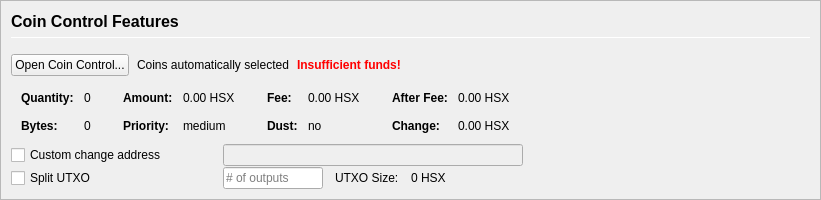
         <widget class="QFrame" name="frameCoinControl">
          <property name="sizePolicy">
           <sizepolicy hsizetype="Expanding" vsizetype="Expanding">
            <horstretch>0</horstretch>
            <verstretch>0</verstretch>
           </sizepolicy>
          </property>
          <property name="maximumSize">
           <size>
            <width>16777215</width>
            <height>16777215</height>
           </size>
          </property>
          <property name="frameShape">
           <enum>QFrame::StyledPanel</enum>
          </property>
          <property name="frameShadow">
           <enum>QFrame::Sunken</enum>
          </property>
          <layout class="QVBoxLayout" name="verticalLayoutCoinControl2">
           <property name="spacing">
            <number>0</number>
           </property>
           <property name="leftMargin">
            <number>0</number>
           </property>
           <property name="topMargin">
            <number>0</number>
           </property>
           <property name="rightMargin">
            <number>0</number>
           </property>
           <property name="bottomMargin">
            <number>0</number>
           </property>
           <item>
            <widget class="QFrame" name="frameCoinControl_BG">
             <layout class="QVBoxLayout" name="verticalLayoutCoinControl" stretch="0,0,0,0,0,0">
              <property name="spacing">
               <number>1</number>
              </property>
              <property name="leftMargin">
               <number>10</number>
              </property>
              <property name="topMargin">
               <number>10</number>
              </property>
              <item>
               <layout class="QHBoxLayout" name="horizontalLayoutCoinControl1">
                <property name="bottomMargin">
                 <number>15</number>
                </property>
                <item>
                 <layout class="QVBoxLayout" name="verticalLayout_3">
                  <property name="spacing">
                   <number>6</number>
                  </property>
                  <item>
                   <widget class="QLabel" name="labelCoinControlFeatures">
                    <property name="sizePolicy">
                     <sizepolicy hsizetype="Preferred" vsizetype="Maximum">
                      <horstretch>0</horstretch>
                      <verstretch>0</verstretch>
                     </sizepolicy>
                    </property>
                    <property name="minimumSize">
                     <size>
                      <width>0</width>
                      <height>20</height>
                     </size>
                    </property>
                    <property name="font">
                     <font>
                      <pointsize>12</pointsize>
                      <weight>75</weight>
                      <bold>true</bold>
                     </font>
                    </property>
                    <property name="styleSheet">
                     <string notr="true">font-weight:bold;</string>
                    </property>
                    <property name="text">
                     <string>Coin Control Features</string>
                    </property>
                   </widget>
                  </item>
                  <item>
                   <widget class="Line" name="line">
                    <property name="minimumSize">
                     <size>
                      <width>0</width>
                      <height>1</height>
                     </size>
                    </property>
                    <property name="maximumSize">
                     <size>
                      <width>16777215</width>
                      <height>1</height>
                     </size>
                    </property>
                    <property name="orientation">
                     <enum>Qt::Horizontal</enum>
                    </property>
                   </widget>
                  </item>
                 </layout>
                </item>
               </layout>
              </item>
              <item>
               <layout class="QHBoxLayout" name="horizontalLayoutCoinControl2" stretch="0,0,0,0">
                <property name="spacing">
                 <number>8</number>
                </property>
                <property name="bottomMargin">
                 <number>10</number>
                </property>
                <item>
                 <widget class="QPushButton" name="pushButtonCoinControl">
                  <property name="styleSheet">
                   <string notr="true"/>
                  </property>
                  <property name="text">
                   <string>Open Coin Control...</string>
                  </property>
                  <property name="autoDefault">
                   <bool>false</bool>
                  </property>
                 </widget>
                </item>
                <item>
                 <widget class="QLabel" name="labelCoinControlAutomaticallySelected">
                  <property name="text">
                   <string>Coins automatically selected</string>
                  </property>
                  <property name="margin">
                   <number>5</number>
                  </property>
                 </widget>
                </item>
                <item>
                 <widget class="QLabel" name="labelCoinControlInsuffFunds">
                  <property name="font">
                   <font>
                    <weight>75</weight>
                    <bold>true</bold>
                   </font>
                  </property>
                  <property name="styleSheet">
                   <string notr="true">color:red;font-weight:bold;</string>
                  </property>
                  <property name="text">
                   <string>Insufficient funds!</string>
                  </property>
                  <property name="margin">
                   <number>5</number>
                  </property>
                 </widget>
                </item>
                <item>
                 <spacer name="horizontalSpacerCoinControl">
                  <property name="orientation">
                   <enum>Qt::Horizontal</enum>
                  </property>
                  <property name="sizeHint" stdset="0">
                   <size>
                    <width>40</width>
                    <height>1</height>
                   </size>
                  </property>
                 </spacer>
                </item>
               </layout>
              </item>
              <item>
               <widget class="QWidget" name="widgetCoinControl" native="true">
                <property name="sizePolicy">
                 <sizepolicy hsizetype="Preferred" vsizetype="Preferred">
                  <horstretch>0</horstretch>
                  <verstretch>0</verstretch>
                 </sizepolicy>
                </property>
                <property name="minimumSize">
                 <size>
                  <width>0</width>
                  <height>0</height>
                 </size>
                </property>
                <property name="styleSheet">
                 <string notr="true"/>
                </property>
                <layout class="QHBoxLayout" name="horizontalLayoutCoinControl5">
                 <property name="leftMargin">
                  <number>0</number>
                 </property>
                 <property name="topMargin">
                  <number>0</number>
                 </property>
                 <property name="rightMargin">
                  <number>0</number>
                 </property>
                 <property name="bottomMargin">
                  <number>0</number>
                 </property>
                 <item>
                  <layout class="QHBoxLayout" name="horizontalLayoutCoinControl3" stretch="0,0,0,1">
                   <property name="spacing">
                    <number>20</number>
                   </property>
                   <property name="topMargin">
                    <number>0</number>
                   </property>
                   <property name="bottomMargin">
                    <number>10</number>
                   </property>
                   <item>
                    <layout class="QFormLayout" name="formLayoutCoinControl1">
                     <property name="horizontalSpacing">
                      <number>10</number>
                     </property>
                     <property name="verticalSpacing">
                      <number>14</number>
                     </property>
                     <property name="leftMargin">
                      <number>10</number>
                     </property>
                     <property name="topMargin">
                      <number>4</number>
                     </property>
                     <property name="rightMargin">
                      <number>6</number>
                     </property>
                     <item row="0" column="0">
                      <widget class="QLabel" name="labelCoinControlQuantityText">
                       <property name="font">
                        <font>
                         <weight>75</weight>
                         <bold>true</bold>
                        </font>
                       </property>
                       <property name="text">
                        <string>Quantity:</string>
                       </property>
                       <property name="margin">
                        <number>0</number>
                       </property>
                      </widget>
                     </item>
                     <item row="0" column="1">
                      <widget class="QLabel" name="labelCoinControlQuantity">
                       <property name="cursor">
                        <cursorShape>IBeamCursor</cursorShape>
                       </property>
                       <property name="contextMenuPolicy">
                        <enum>Qt::ActionsContextMenu</enum>
                       </property>
                       <property name="text">
                        <string notr="true">0</string>
                       </property>
                       <property name="margin">
                        <number>0</number>
                       </property>
                       <property name="textInteractionFlags">
                        <set>Qt::LinksAccessibleByMouse|Qt::TextSelectableByKeyboard|Qt::TextSelectableByMouse</set>
                       </property>
                      </widget>
                     </item>
                     <item row="1" column="0">
                      <widget class="QLabel" name="labelCoinControlBytesText">
                       <property name="font">
                        <font>
                         <weight>75</weight>
                         <bold>true</bold>
                        </font>
                       </property>
                       <property name="text">
                        <string>Bytes:</string>
                       </property>
                      </widget>
                     </item>
                     <item row="1" column="1">
                      <widget class="QLabel" name="labelCoinControlBytes">
                       <property name="cursor">
                        <cursorShape>IBeamCursor</cursorShape>
                       </property>
                       <property name="contextMenuPolicy">
                        <enum>Qt::ActionsContextMenu</enum>
                       </property>
                       <property name="text">
                        <string notr="true">0</string>
                       </property>
                       <property name="textInteractionFlags">
                        <set>Qt::LinksAccessibleByMouse|Qt::TextSelectableByKeyboard|Qt::TextSelectableByMouse</set>
                       </property>
                      </widget>
                     </item>
                    </layout>
                   </item>
                   <item>
                    <layout class="QFormLayout" name="formLayoutCoinControl2">
                     <property name="horizontalSpacing">
                      <number>10</number>
                     </property>
                     <property name="verticalSpacing">
                      <number>14</number>
                     </property>
                     <property name="leftMargin">
                      <number>6</number>
                     </property>
                     <property name="topMargin">
                      <number>4</number>
                     </property>
                     <property name="rightMargin">
                      <number>6</number>
                     </property>
                     <item row="0" column="0">
                      <widget class="QLabel" name="labelCoinControlAmountText">
                       <property name="font">
                        <font>
                         <weight>75</weight>
                         <bold>true</bold>
                        </font>
                       </property>
                       <property name="text">
                        <string>Amount:</string>
                       </property>
                       <property name="margin">
                        <number>0</number>
                       </property>
                      </widget>
                     </item>
                     <item row="0" column="1">
                      <widget class="QLabel" name="labelCoinControlAmount">
                       <property name="cursor">
                        <cursorShape>IBeamCursor</cursorShape>
                       </property>
                       <property name="contextMenuPolicy">
                        <enum>Qt::ActionsContextMenu</enum>
                       </property>
                       <property name="text">
                        <string notr="true">0.00 HSX</string>
                       </property>
                       <property name="textInteractionFlags">
                        <set>Qt::LinksAccessibleByMouse|Qt::TextSelectableByKeyboard|Qt::TextSelectableByMouse</set>
                       </property>
                      </widget>
                     </item>
                     <item row="1" column="0">
                      <widget class="QLabel" name="labelCoinControlPriorityText">
                       <property name="font">
                        <font>
                         <weight>75</weight>
                         <bold>true</bold>
                        </font>
                       </property>
                       <property name="text">
                        <string>Priority:</string>
                       </property>
                      </widget>
                     </item>
                     <item row="1" column="1">
                      <widget class="QLabel" name="labelCoinControlPriority">
                       <property name="cursor">
                        <cursorShape>IBeamCursor</cursorShape>
                       </property>
                       <property name="contextMenuPolicy">
                        <enum>Qt::ActionsContextMenu</enum>
                       </property>
                       <property name="text">
                        <string>medium</string>
                       </property>
                       <property name="textInteractionFlags">
                        <set>Qt::LinksAccessibleByMouse|Qt::TextSelectableByKeyboard|Qt::TextSelectableByMouse</set>
                       </property>
                      </widget>
                     </item>
                    </layout>
                   </item>
                   <item>
                    <layout class="QFormLayout" name="formLayoutCoinControl3">
                     <property name="horizontalSpacing">
                      <number>10</number>
                     </property>
                     <property name="verticalSpacing">
                      <number>14</number>
                     </property>
                     <property name="leftMargin">
                      <number>6</number>
                     </property>
                     <property name="topMargin">
                      <number>4</number>
                     </property>
                     <property name="rightMargin">
                      <number>6</number>
                     </property>
                     <item row="0" column="0">
                      <widget class="QLabel" name="labelCoinControlFeeText">
                       <property name="font">
                        <font>
                         <weight>75</weight>
                         <bold>true</bold>
                        </font>
                       </property>
                       <property name="text">
                        <string>Fee:</string>
                       </property>
                       <property name="margin">
                        <number>0</number>
                       </property>
                      </widget>
                     </item>
                     <item row="0" column="1">
                      <widget class="QLabel" name="labelCoinControlFee">
                       <property name="cursor">
                        <cursorShape>IBeamCursor</cursorShape>
                       </property>
                       <property name="contextMenuPolicy">
                        <enum>Qt::ActionsContextMenu</enum>
                       </property>
                       <property name="text">
                        <string notr="true">0.00 HSX</string>
                       </property>
                       <property name="textInteractionFlags">
                        <set>Qt::LinksAccessibleByMouse|Qt::TextSelectableByKeyboard|Qt::TextSelectableByMouse</set>
                       </property>
                      </widget>
                     </item>
                     <item row="1" column="0">
                      <widget class="QLabel" name="labelCoinControlLowOutputText">
                       <property name="font">
                        <font>
                         <weight>75</weight>
                         <bold>true</bold>
                        </font>
                       </property>
                       <property name="text">
                        <string>Dust:</string>
                       </property>
                      </widget>
                     </item>
                     <item row="1" column="1">
                      <widget class="QLabel" name="labelCoinControlLowOutput">
                       <property name="cursor">
                        <cursorShape>IBeamCursor</cursorShape>
                       </property>
                       <property name="contextMenuPolicy">
                        <enum>Qt::ActionsContextMenu</enum>
                       </property>
                       <property name="text">
                        <string>no</string>
                       </property>
                       <property name="textInteractionFlags">
                        <set>Qt::LinksAccessibleByMouse|Qt::TextSelectableByKeyboard|Qt::TextSelectableByMouse</set>
                       </property>
                      </widget>
                     </item>
                    </layout>
                   </item>
                   <item>
                    <layout class="QFormLayout" name="formLayoutCoinControl4">
                     <property name="horizontalSpacing">
                      <number>10</number>
                     </property>
                     <property name="verticalSpacing">
                      <number>14</number>
                     </property>
                     <property name="leftMargin">
                      <number>6</number>
                     </property>
                     <property name="topMargin">
                      <number>4</number>
                     </property>
                     <property name="rightMargin">
                      <number>6</number>
                     </property>
                     <item row="0" column="0">
                      <widget class="QLabel" name="labelCoinControlAfterFeeText">
                       <property name="font">
                        <font>
                         <weight>75</weight>
                         <bold>true</bold>
                        </font>
                       </property>
                       <property name="text">
                        <string>After Fee:</string>
                       </property>
                       <property name="margin">
                        <number>0</number>
                       </property>
                      </widget>
                     </item>
                     <item row="0" column="1">
                      <widget class="QLabel" name="labelCoinControlAfterFee">
                       <property name="cursor">
                        <cursorShape>IBeamCursor</cursorShape>
                       </property>
                       <property name="contextMenuPolicy">
                        <enum>Qt::ActionsContextMenu</enum>
                       </property>
                       <property name="text">
                        <string notr="true">0.00 HSX</string>
                       </property>
                       <property name="textInteractionFlags">
                        <set>Qt::LinksAccessibleByMouse|Qt::TextSelectableByKeyboard|Qt::TextSelectableByMouse</set>
                       </property>
                      </widget>
                     </item>
                     <item row="1" column="0">
                      <widget class="QLabel" name="labelCoinControlChangeText">
                       <property name="font">
                        <font>
                         <weight>75</weight>
                         <bold>true</bold>
                        </font>
                       </property>
                       <property name="text">
                        <string>Change:</string>
                       </property>
                      </widget>
                     </item>
                     <item row="1" column="1">
                      <widget class="QLabel" name="labelCoinControlChange">
                       <property name="cursor">
                        <cursorShape>IBeamCursor</cursorShape>
                       </property>
                       <property name="contextMenuPolicy">
                        <enum>Qt::ActionsContextMenu</enum>
                       </property>
                       <property name="text">
                        <string notr="true">0.00 HSX</string>
                       </property>
                       <property name="textInteractionFlags">
                        <set>Qt::LinksAccessibleByMouse|Qt::TextSelectableByKeyboard|Qt::TextSelectableByMouse</set>
                       </property>
                      </widget>
                     </item>
                    </layout>
                   </item>
                  </layout>
                 </item>
                </layout>
               </widget>
              </item>
              <item>
               <layout class="QHBoxLayout" name="horizontalLayoutCoinControl4">
                <property name="spacing">
                 <number>12</number>
                </property>
                <property name="sizeConstraint">
                 <enum>QLayout::SetDefaultConstraint</enum>
                </property>
                <property name="topMargin">
                 <number>0</number>
                </property>
                <property name="rightMargin">
                 <number>0</number>
                </property>
                <item>
                 <widget class="QCheckBox" name="checkBoxCoinControlChange">
                  <property name="sizePolicy">
                   <sizepolicy hsizetype="Preferred" vsizetype="Preferred">
                    <horstretch>0</horstretch>
                    <verstretch>0</verstretch>
                   </sizepolicy>
                  </property>
                  <property name="minimumSize">
                   <size>
                    <width>200</width>
                    <height>0</height>
                   </size>
                  </property>
                  <property name="maximumSize">
                   <size>
                    <width>200</width>
                    <height>16777215</height>
                   </size>
                  </property>
                  <property name="toolTip">
                   <string>If this is activated, but the change address is empty or invalid, change will be sent to a newly generated address.</string>
                  </property>
                  <property name="text">
                   <string>Custom change address</string>
                  </property>
                 </widget>
                </item>
                <item>
                 <widget class="QValidatedLineEdit" name="lineEditCoinControlChange">
                  <property name="enabled">
                   <bool>false</bool>
                  </property>
                  <property name="sizePolicy">
                   <sizepolicy hsizetype="Preferred" vsizetype="Preferred">
                    <horstretch>0</horstretch>
                    <verstretch>0</verstretch>
                   </sizepolicy>
                  </property>
                  <property name="minimumSize">
                   <size>
                    <width>300</width>
                    <height>0</height>
                   </size>
                  </property>
                 </widget>
                </item>
                <item>
                 <widget class="QLabel" name="labelCoinControlChangeLabel">
                  <property name="sizePolicy">
                   <sizepolicy hsizetype="Preferred" vsizetype="Preferred">
                    <horstretch>0</horstretch>
                    <verstretch>0</verstretch>
                   </sizepolicy>
                  </property>
                  <property name="minimumSize">
                   <size>
                    <width>100</width>
                    <height>0</height>
                   </size>
                  </property>
                  <property name="text">
                   <string/>
                  </property>
                  <property name="margin">
                   <number>3</number>
                  </property>
                 </widget>
                </item>
               </layout>
              </item>
              <item>
               <layout class="QHBoxLayout" name="horizontalLayoutCoinControl6">
                <property name="spacing">
                 <number>12</number>
                </property>
                <property name="rightMargin">
                 <number>0</number>
                </property>
                <item>
                 <widget class="QCheckBox" name="splitBlockCheckBox">
                  <property name="sizePolicy">
                   <sizepolicy hsizetype="Preferred" vsizetype="Preferred">
                    <horstretch>0</horstretch>
                    <verstretch>0</verstretch>
                   </sizepolicy>
                  </property>
                  <property name="minimumSize">
                   <size>
                    <width>200</width>
                    <height>0</height>
                   </size>
                  </property>
                  <property name="maximumSize">
                   <size>
                    <width>200</width>
                    <height>16777215</height>
                   </size>
                  </property>
                  <property name="text">
                   <string>Split UTXO</string>
                  </property>
                 </widget>
                </item>
                <item>
                 <widget class="QLineEdit" name="splitBlockLineEdit">
                  <property name="sizePolicy">
                   <sizepolicy hsizetype="Preferred" vsizetype="Preferred">
                    <horstretch>50</horstretch>
                    <verstretch>0</verstretch>
                   </sizepolicy>
                  </property>
                  <property name="minimumSize">
                   <size>
                    <width>100</width>
                    <height>0</height>
                   </size>
                  </property>
                  <property name="maximumSize">
                   <size>
                    <width>100</width>
                    <height>16777215</height>
                   </size>
                  </property>
                  <property name="placeholderText">
                   <string># of outputs</string>
                  </property>
                 </widget>
                </item>
                <item>
                 <widget class="QLabel" name="labelBlockSizeText">
                  <property name="text">
                   <string>UTXO Size:</string>
                  </property>
                 </widget>
                </item>
                <item>
                 <widget class="QLabel" name="labelBlockSize">
                  <property name="text">
                   <string>0 HSX</string>
                  </property>
                 </widget>
                </item>
                <item>
                 <spacer name="horizontalSpacer_7">
                  <property name="orientation">
                   <enum>Qt::Horizontal</enum>
                  </property>
                  <property name="sizeHint" stdset="0">
                   <size>
                    <width>40</width>
                    <height>20</height>
                   </size>
                  </property>
                 </spacer>
                </item>
               </layout>
              </item>
              <item>
               <spacer name="verticalSpacerCoinControl">
                <property name="orientation">
                 <enum>Qt::Vertical</enum>
                </property>
                <property name="sizeHint" stdset="0">
                 <size>
                  <width>800</width>
                  <height>1</height>
                 </size>
                </property>
               </spacer>
              </item>
             </layout>
            </widget>
           </item>
          </layout>
         </widget>
